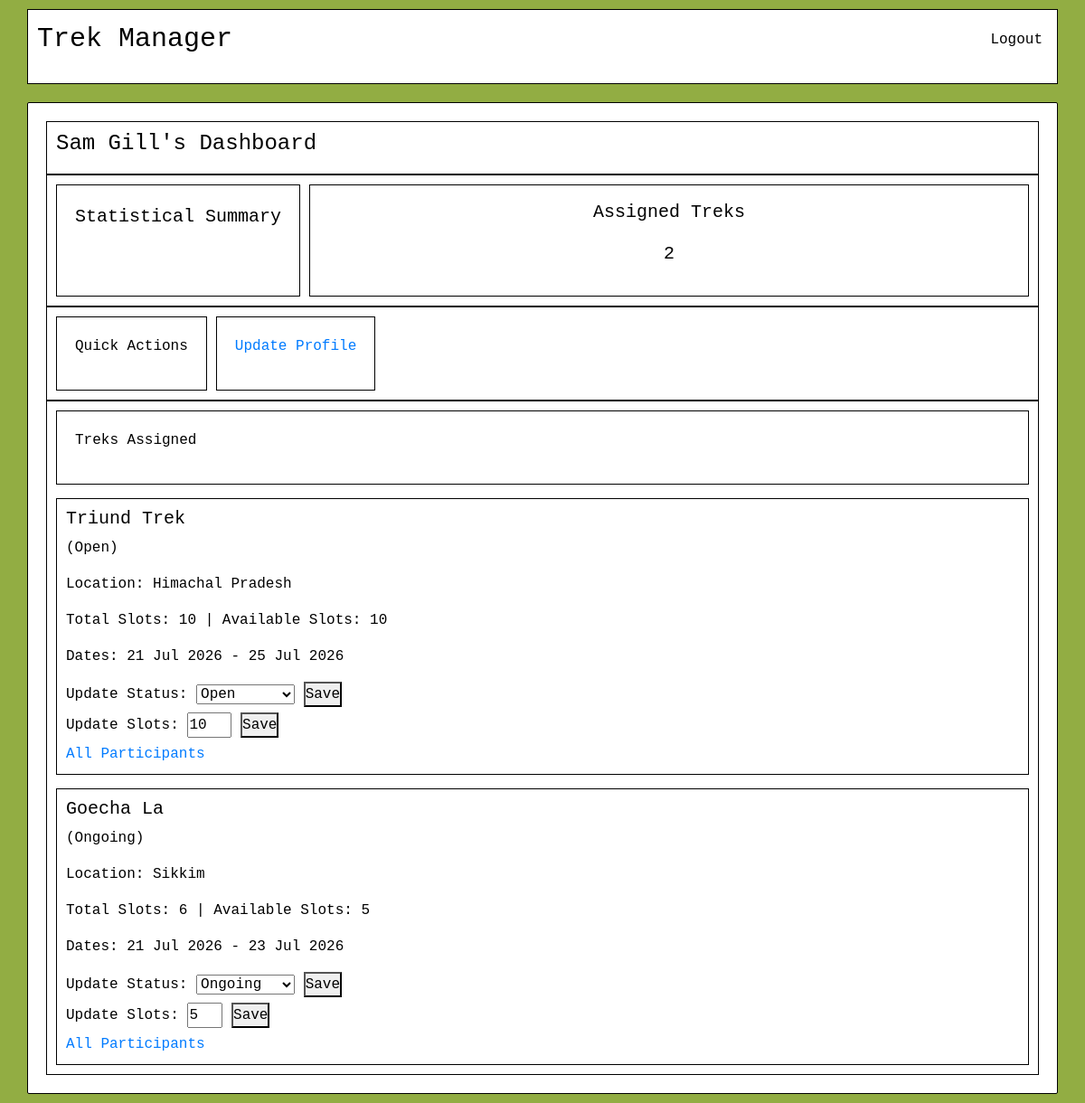
/staff/dashboard (signed in), run on the app's committed database.
### models.py (models this page shows)
class Trek(db.Model):
    __tablename__ = "treks"
    id = db.Column(db.Integer, primary_key=True)
    title = db.Column(db.String(150), nullable=False)
    location = db.Column(db.String(100), nullable=False)
    difficulty = db.Column(db.String(20), nullable=False)
    duration = db.Column(db.Integer, nullable=False)
    total_slots = db.Column(db.Integer, nullable=False)
    available_slots = db.Column(db.Integer, nullable=False)
    status = db.Column(db.String(20), default="Pending")   # will track Open / Closed / Completed
    start_date = db.Column(db.DateTime, nullable=False)
    end_date = db.Column(db.DateTime, nullable=False)
    is_removed = db.Column(db.Boolean, nullable=False, default=False)
    staff_id = db.Column(db.Integer, db.ForeignKey("users.id"), nullable=True)
    bookings = db.relationship("Booking", backref="trek", lazy=True)

### staff.py (the view)
@staff.route("/dashboard")
def dashboard():
    count_assigned_treks = Trek.query.filter_by(staff_id=session['user_id'], is_removed=False).count()
    assigned_treks = Trek.query.filter_by(staff_id=session['user_id'], is_removed=False).all()
    return render_template("staff/dashboard.html", count_assigned_treks=count_assigned_treks, assigned_treks=assigned_treks)

### staff.py (called while the page is built)
@staff.before_request
def check_staff():
    if not session.get('user_id'):
        flash("Please log in to continue.", "error")
        return redirect(url_for('auth.login'))
    if session.get('role') != "Staff":
        flash("Unauthorised access.", "warning")
        return redirect(url_for('auth.login'))

### templates/staff/dashboard.html (shortened to what this page needs)
{% extends "base.html" %}
{% block content %}
<div class="dash-container">
    <div class="dash-header">
        <h4>{{ session['name'] }}'s Dashboard</h4>
    </div>
    <div class="dash-stats">
        <div class="admin-dash-head">
            <p>Statistical Summary</p>
        </div>
        <div class="dash-sum">
            <p>Assigned Treks</p>
            <p>{{ count_assigned_treks }}</p>
        </div>
    </div>
    <div class="dash-action">
        <div class="admin-dash-head">
            <p>Quick Actions</p>
        </div>
        <div class="action-links">
            <a href="{{ url_for('staff.edit_profile', user_id=session['user_id']) }}">Update Profile</a>
        </div>
    </div>
    <div class="treks-box">
        <div class="admin-dash-head">
            <p>Treks Assigned</p>
        </div>
        {% if assigned_treks %}
            {% for trek in assigned_treks %}
                <div class="trek-box">
                    <h5>{{ trek.title }}</h5>
                    <p>({{ trek.status }})</p>
                    <p>Location: {{ trek.location }}</p>
                    <p>Total Slots: {{ trek.total_slots }} | Available Slots: {{ trek.available_slots }}</p>
                    <p>Dates: {{ trek.start_date.strftime('%d %b %Y') }} - {{ trek.end_date.strftime('%d %b %Y') }}</p>
                    <form action="{{ url_for('staff.update_status', trek_id=trek.id) }}" method="POST">
                        <label>Update Status:</label>
                        <select name="status">
                            <option value="Open" {{ 'selected' if trek.status == 'Open' }}>Open</option>
                            <option value="Ongoing" {{ 'selected' if trek.status == 'Ongoing' }}>Ongoing</option>
                        </select>
                        <button type="submit">Save</button>
                    </form>
                    <form action="{{ url_for('staff.update_slots', trek_id=trek.id) }}" method="POST">
                        <label>Update Slots:</label>
                        <input type="number" name="available_slots" value="{{ trek.available_slots }}" min="0" max="{{ trek.total_slots }}">
                        <button type="submit">Save</button>
                    </form>
                    <div>
                        <a href="{{ url_for('staff.registered_trekkers', trek_id=trek.id) }}">All Participants</a>
                    </div>
                </div>
            {% endfor %}
        {% else %}
            <div class="trek-box">
                <p> Waiting for admin to assign a trek.</p>
            </div>
        {% endif %}
    </div>
</div>
{% endblock %}

### static/style.css (style rules this page uses)
* { margin: 0; padding: 0; font-family: monospace; box-sizing: border-box; }
body { background-color: rgb(146, 173, 67); display: flex; flex-direction: column; align-items: center; min-height: 100vh; }
.dash-container { margin: 10px auto; padding: 20px; width: 95%; min-height: 100vh; border: 1px solid black; border-radius: 2px; color: rgb(0, 0, 0); background-color: rgb(255, 255, 255); }
.dash-header { border: 1px solid black; padding: 10px; }
.dash-stats { border: 1px solid black; padding: 10px; display: flex; flex-direction: row; width: 100%; font-size: x-large; gap: 10px; }
.dash-sum { padding: 15px; flex: 1; text-align: center; border: 1px solid black; color: rgb(0, 0, 0); background-color: rgb(255, 255, 255); }
.admin-dash-head { border: 1px solid black; display: flex; justify-content: space-between; padding: 20px; }
.dash-action { margin: auto; border: 1px solid black; padding: 10px; display: flex; flex-direction: row; gap: 10px; }
.action-links { border: 1px solid black; padding: 20px; }
.treks-box { border: 1px solid black; padding: 10px; display: flex; flex-direction: column; gap: 15px; }
.trek-box { border: 1px solid black; padding: 10px; }

### data on the page
Trek: title "Triund Trek", status "Open", location "Himachal Pradesh", total_slots "10", available_slots "10", start_date "21 Jul 2026", end_date "25 Jul 2026"
Trek: title "Goecha La", status "Ongoing", location "Sikkim", total_slots "6", available_slots "5", start_date "21 Jul 2026", end_date "23 Jul 2026"

### other printed values
{{ session['name'] }} "Sam Gill"
{{ count_assigned_treks }} "2"
